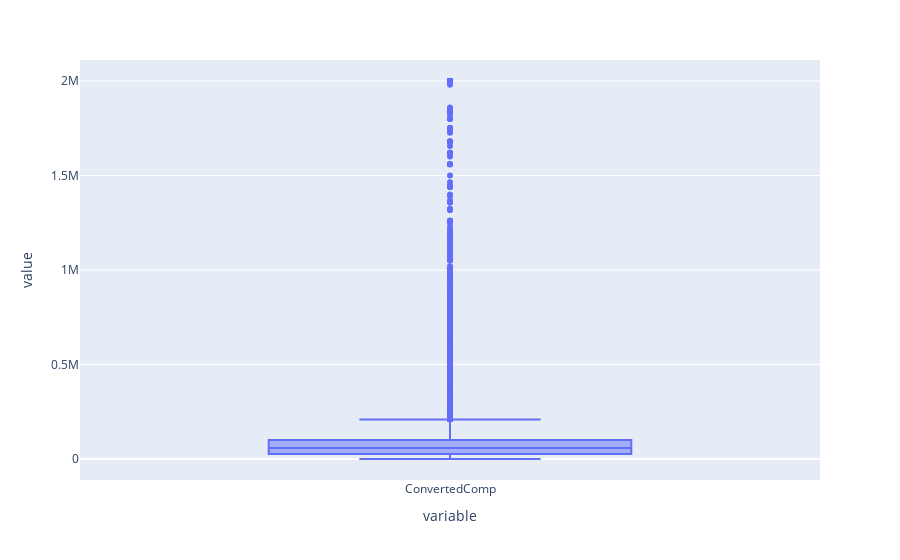

Notebook source saved alongside this figure:
### Markdown cell above
Find out if outliers exist in the column `ConvertedComp` using a box plot?

### Code cell
fig = px.box(df['ConvertedComp'])
fig.show()

### Figure 1 — Plotly figure (JSON) as saved in the notebook; plotly's stock layout.template omitted (floating-point values rounded to 4 significant figures; data arrays with more than 128 entries replaced by an {"elided": "..."} marker saying what was removed)
{"data": [{"alignmentgroup": "True", "hovertemplate": "variable=%{x}<br>value=%{y}<extra></extra>", "legendgroup": "", "marker": {"color": "#636efa"}, "name": "", "notched": false, "offsetgroup": "", "orientation": "v", "showlegend": false, "type": "box", "x": {"elided": "11398 str values"}, "x0": " ", "xaxis": "x", "y": {"elided": "11398 int values"}, "y0": " ", "yaxis": "y"}], "layout": {"boxmode": "group", "legend": {"tracegroupgap": 0}, "margin": {"t": 60}, "xaxis": {"anchor": "y", "domain": [0, 1], "title": {"text": "variable"}}, "yaxis": {"anchor": "x", "domain": [0, 1], "title": {"text": "value"}}}}
